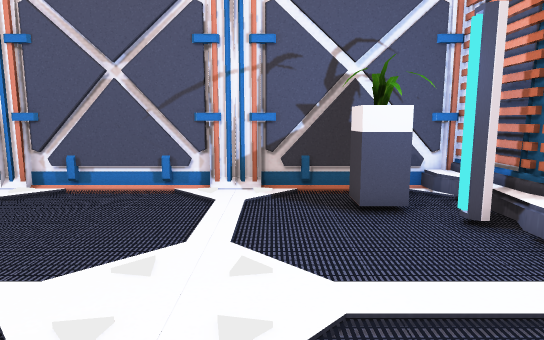
view 1 (above)

16 first-person views from a walk through a 3-D level made in the Unity game engine. The camera is 1.2 m above the floor, tilts 8° down and sees 75° across. The floor is counted in squares, 0.5 m on a side. Each view is taken from the middle of a square. On the plan, view 1 faces up. The plan holds only what a view shows up to about 20 squares ahead; the rest is blank.

view 2
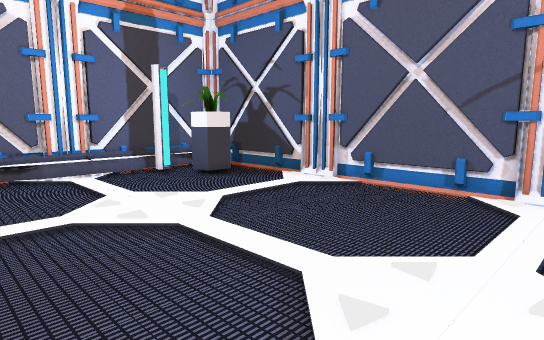

view 3
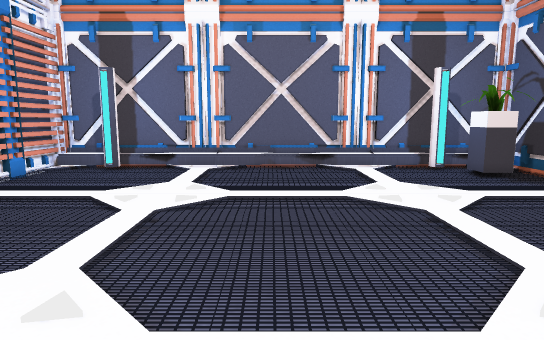

view 4
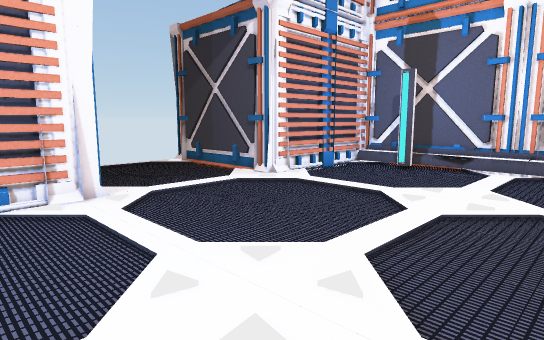

view 5
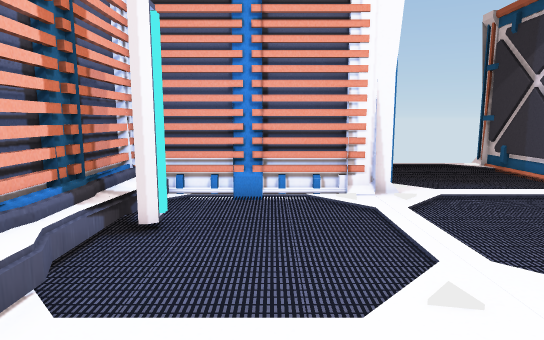

view 6
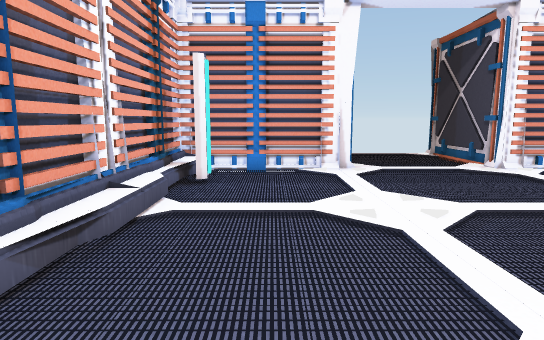

view 7
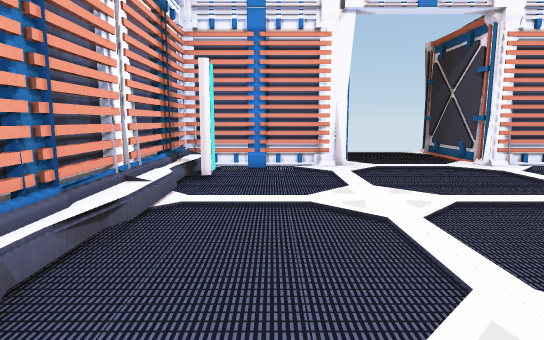

view 8
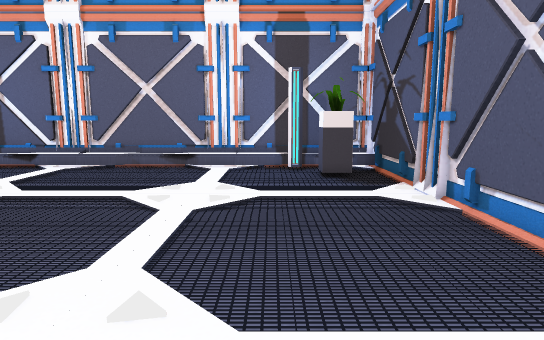

view 9
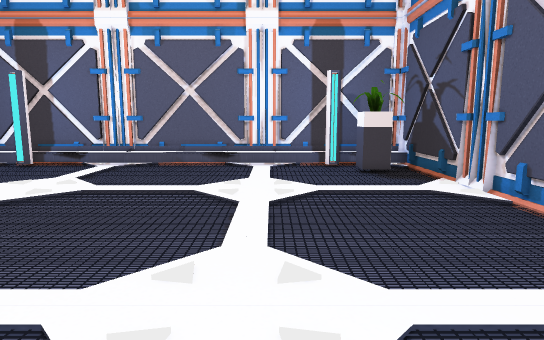

view 10
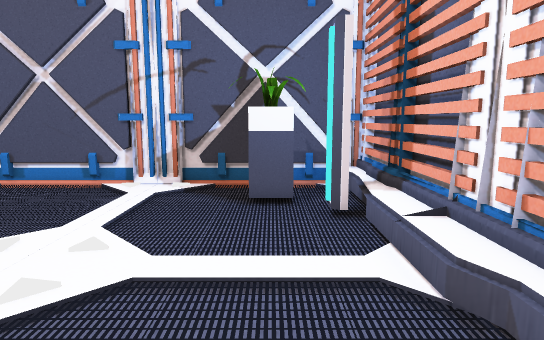

view 11
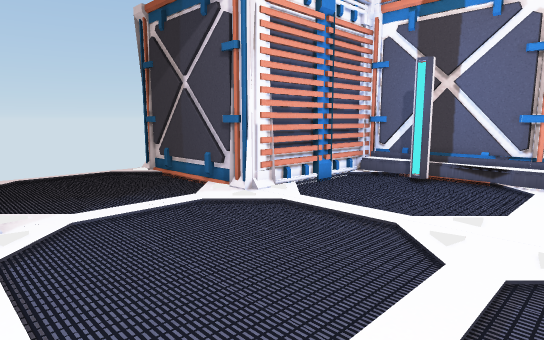

view 12
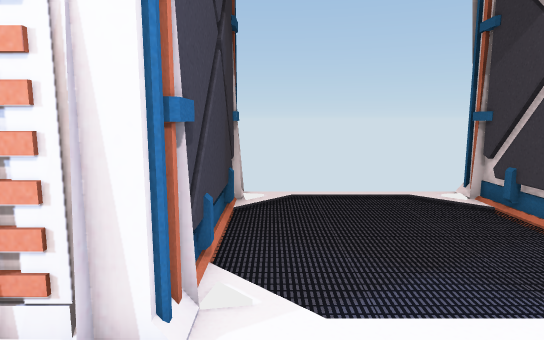

view 13
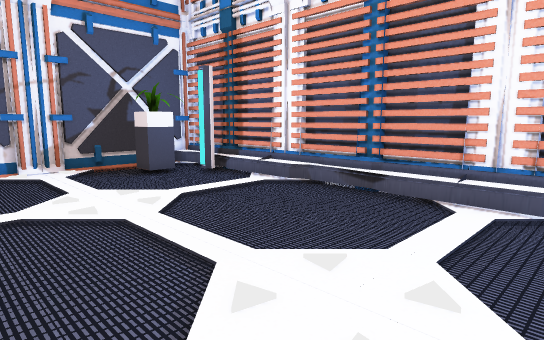

view 14
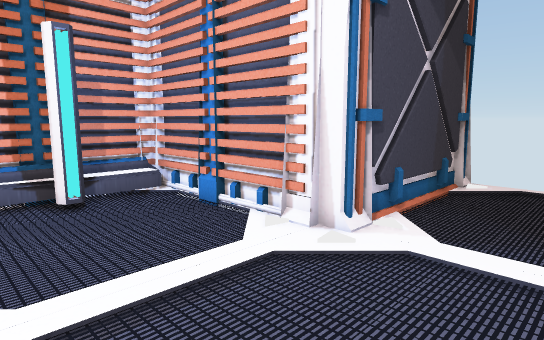

view 15
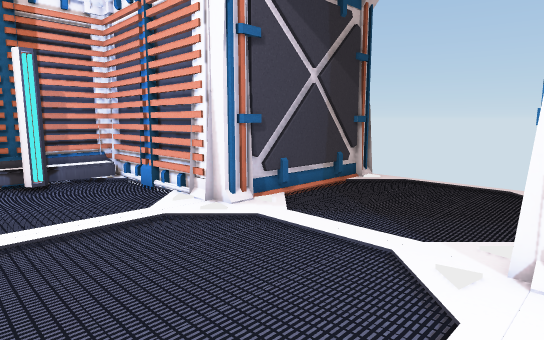

view 16
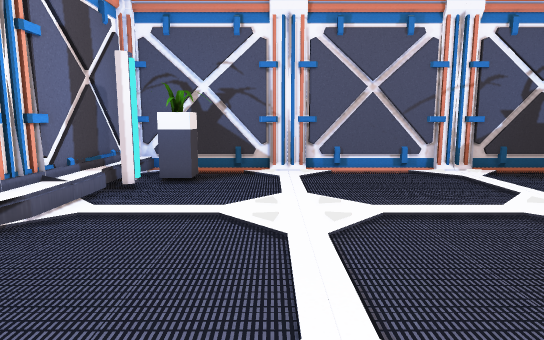

### Floor plan
Points are (right, up) in squares from view 1. A wall is a line through its corners. A room is listed if a view was taken in it or the views show most of it. See-through windows are left out.
Room 1 (views 1, 2, 3, 4, 5, 6, 7, 8, 9, 10, 11, 12, 13, 14, 15, 16)
walls: (-15, -7.6) (-15, -8.1); (-17, -4.4) (-17, -8.6); (-16.6, -5.9) (-16.9, -6.4) (-16.6, -6.9); (-9.3, -12.5) (-9.3, -18.4); (-17, 3.8) (-17, -2.6); (-16.9, -7) (-16.6, -7.4); (4.4, -8.1) (4.4, -7.6); (-15, 8) (-15.4, 8); (-6.3, 11.9) (-6.8, 12.2) (-7.3, 11.9); (-5.7, 11.9) (-6.2, 12.2) (-6.7, 11.9); (-9.3, -13.5) (-8.9, -14); (-15, 8.4) (-15, 8.2) (-15.4, 8.2); (-3.9, 12.2) (-4.3, 11.9); (-2.1, -13.8) (-1.8, -13.3); (-3.3, 12.2) (-3.8, 11.8) (-4.5, 12.3) (-4.9, 11.9); (-17, -8.9) (-17, -10.6); (-10, 12.2) (-16.4, 12.2); (-2, 12.2) (-8.4, 12.2); (-2.1, -14.3) (-1.8, -13.9); (4.8, 7.7) (4.4, 8); (-2.1, -14.9) (-1.8, -14.5); (-11.9, 12.2) (-12.3, 11.9); (-12.4, 12.2) (-12.8, 11.9); (-1.7, -15.4) (-1.7, -12.4); (2.2, 11.9) (1.8, 12.2); (-9.2, -16.1) (-8.9, -16.5); (-14.6, 12.2) (-15, 11.9); (-9.2, -16.5) (-8.9, -16.9); (-2.1, -16.6) (-1.8, -16.1); (-9.3, -17) (-9, -17.4); (-17, 11.8) (-17, 5.3); (5.2, 11.9) (4.7, 12.2); (6, 12.2) (-0.4, 12.2); (-1.7, -18.4) (-1.7, -15.5); (-1.9, -19.1) (-1.9, -11.2) (6.3, -11.2) (6.3, 12.1) (-16.8, 12.1) (-16.8, -11.2) (-9.1, -11.2) (-9.1, -19.1)
low walls: (-17, 2.7) (-16.7, 2.3); (5.5, 1.3) (5.5, 2.6); (-17, -5.3) (-16.6, -5.9); (-9.3, -12.8) (-8.9, -13.3); (-13.8, -11) (-12.8, -11); (-2.1, -13.2) (-1.8, -12.8); (5.5, -6.7) (5.5, -5.5); (2.2, -11) (3.2, -11); (-16.7, 7) (-17, 6.6); (-16.6, 7.6) (-16.9, 7.1); (-16.9, -9.4) (-16.6, -9.8); (-10.9, 12.2) (-11.3, 11.9); (1, 11.9) (0.6, 12.2) (0.2, 11.9); (5.5, 9.5) (5.5, 10.6); (-9.3, -17.5) (-9, -17.9); (-2.1, -17.8) (-1.8, -17.4)
ways out: gap at (5, -8); gap at (5, 8)
objects: plant (-14, 9) to (-13, 10); plant (3, 9) to (3, 10)

Positions as (right, up) in squares from view 1, and headings:
1: (0, 0), facing up
2: (0, 0), facing up-left
3: (2, 0), facing left
4: (2, 0), facing down-left
5: (2, 0), facing down
6: (2, 6), facing down
7: (2, 7), facing down
8: (2, 7), facing left
9: (3, 5), facing left
10: (3, -1), facing up
11: (-1, -2), facing down-left
12: (-3, -8), facing down
13: (-5, -6), facing up-right
14: (-6, -5), facing down-right
15: (-10, -5), facing down-right
16: (-10, -5), facing up
